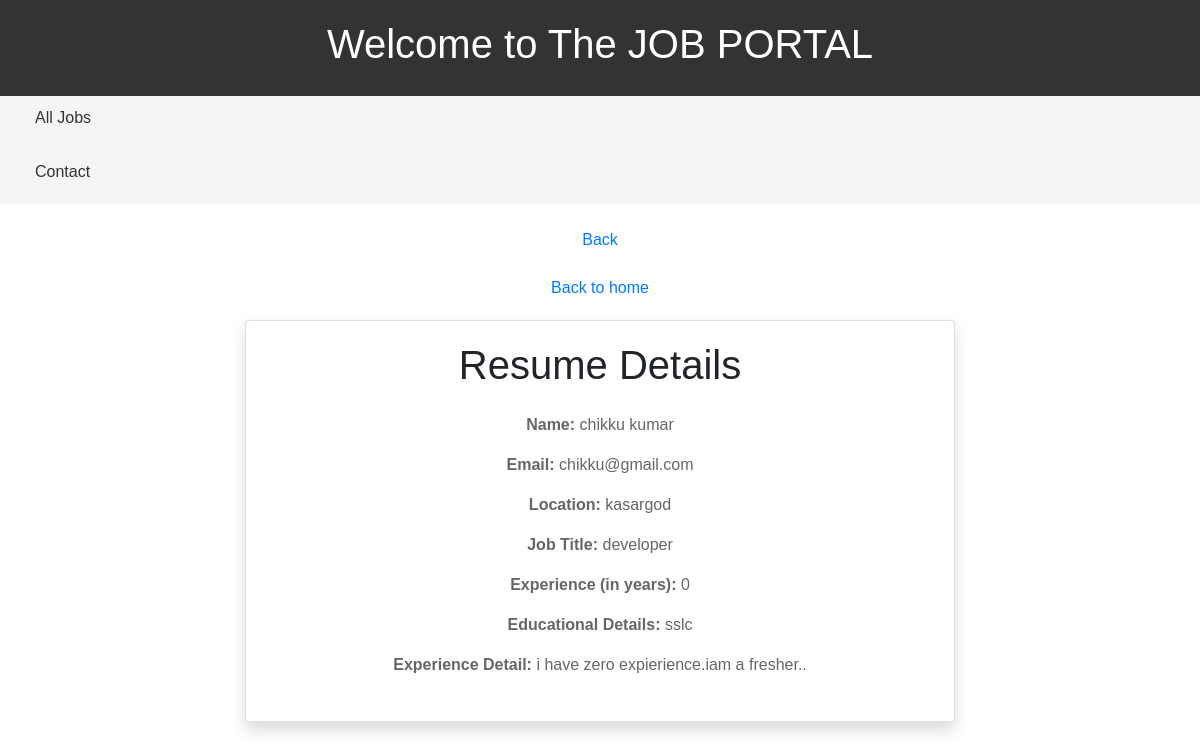
The app's page /resume/resume-detail/5/ with its own data.
### resume/models.py (models this page shows, shortened)
class Resume(models.Model):
    user=models.OneToOneField(User,on_delete=models.CASCADE)
    first_name = models. CharField(max_length=100,null=True,blank=True)
    surname= models.CharField(max_length=100,null=True,blank=True)
    location = models.CharField(max_length=100,null=True,blank=True)
    job_title= models. CharField(max_length=100,null=True,blank=True)
    expierience_in_years=models.IntegerField(null=True,blank=True)
    educational_details=models.CharField(max_length=100,null=True,blank=True)
    expierience_detail=models.TextField(null=True,blank=True)

### users/models.py (models this page shows)
class User(AbstractUser):
    email=models.EmailField(unique=True)
    is_recruiter=models.BooleanField(default=False)
    is_applicant=models.BooleanField(default=False)
    has_resume=models.BooleanField(default=False)
    has_company=models.BooleanField(default=False)

### resume/views.py (the view)
# urls.py: path('resume-detail/<int:pk>/',resume_details,name="resume-details"),
def resume_details(request,pk):
    resume=Resume.objects.get(pk=pk)
    context = {'resume':resume}
    return render(request, 'resume/resume_details.html',context)

### templates/resume/resume_details.html (shortened to what this page needs)
{% extends 'users/base.html' %}
{% block content %}
<div class="container">
    <div class="row justify-content-center">
        <div class="col-md-8">
            <div class="card shadow">
                <div class="card-body">
                    <h1 class="card-title text-center mb-4">Resume Details</h1>
                    <p><strong>Name:</strong> {{ resume.first_name }} {{ resume.surname }}</p>
                    <p><strong>Email:</strong> {{ resume.user.email }}</p>
                    <p><strong>Location:</strong> {{ resume.location }}</p>
                    <p><strong>Job Title:</strong> {{ resume.job_title }}</p>
                    <p><strong>Experience (in years):</strong> {{ resume.expierience_in_years }}</p>
                    <p><strong>Educational Details:</strong> {{ resume.educational_details }}</p>
                    <p><strong>Experience Detail:</strong> {{ resume.expierience_detail }}</p>
                </div>
            </div>
        </div>
    </div>
</div>
{% endblock %}

### templates/users/base.html (style rules this page uses)
body { font-family: Arial, sans-serif; margin: 0; padding: 0; }
.container { margin: 20px auto; text-align: center; }
.container p { color: #666; margin-top: 10px; }

### records on screen
Resume: first_name "chikku", surname "kumar", user.email "chikku@gmail.com", location "kasargod", job_title "developer", expierience_in_years "0", educational_details "sslc", expierience_detail "i have zero expierience.iam a fresher.."
